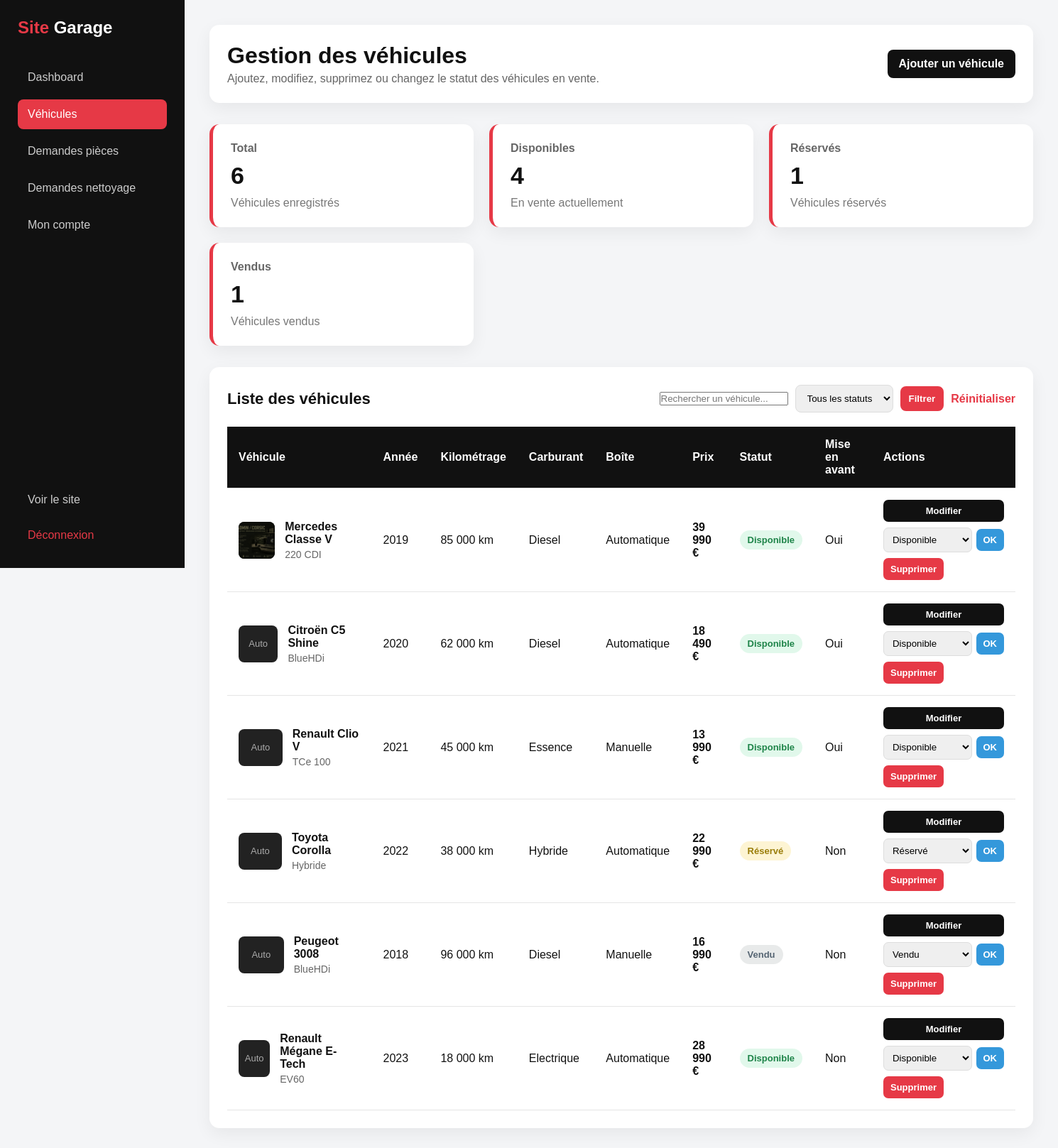
Page /admin/vehicules.php (signed in) on the committed database.
### tables this page shows
CREATE TABLE `vehicules` (
  `id_vehicule` int(11) NOT NULL AUTO_INCREMENT,
  `marque` varchar(100) NOT NULL,
  `modele` varchar(100) NOT NULL,
  `version` varchar(150) DEFAULT NULL,
  `annee` int(11) DEFAULT NULL,
  `kilometrage` int(11) DEFAULT NULL,
  `carburant` enum('essence','diesel','hybride','electrique','autre') NOT NULL,
  `boite` enum('manuelle','automatique') NOT NULL,
  `prix` decimal(10,2) NOT NULL,
  `description` text DEFAULT NULL,
  `image_principale` varchar(255) DEFAULT NULL,
  `statut` enum('disponible','vendu','reserve') DEFAULT 'disponible',
  `mis_en_avant` tinyint(1) DEFAULT 0,
  `date_ajout` datetime DEFAULT current_timestamp(),
  PRIMARY KEY (`id_vehicule`)
);

### admin/vehicules.php (the view, shortened to what this page needs)
<?php
require_once '../config/db.php';
include 'includes/admin_header.php';
include 'includes/admin_sidebar.php';
$search = trim($_GET['search'] ?? '');
$sql = "SELECT * FROM vehicules WHERE 1=1";
$params = [];
$sql .= " ORDER BY date_ajout DESC";
$stmt = $pdo->prepare($sql);
$stmt->execute($params);
$vehicules = $stmt->fetchAll();
$totalVehicules = $pdo->query("SELECT COUNT(*) FROM vehicules")->fetchColumn();
$totalDisponibles = $pdo->query("SELECT COUNT(*) FROM vehicules WHERE statut = 'disponible'")->fetchColumn();
$totalReserves = $pdo->query("SELECT COUNT(*) FROM vehicules WHERE statut = 'reserve'")->fetchColumn();
$totalVendus = $pdo->query("SELECT COUNT(*) FROM vehicules WHERE statut = 'vendu'")->fetchColumn();
?>
<main class="admin-main">
    <header class="admin-topbar">
        <div>
            <h1>Gestion des véhicules</h1>
            <p>Ajoutez, modifiez, supprimez ou changez le statut des véhicules en vente.</p>
        </div>
        <a href="vehicule_ajouter.php" class="admin-topbar-btn">Ajouter un véhicule</a>
    </header>
    <section class="admin-stats-grid">
        <div class="admin-stat-card">
            <span>Total</span>
            <strong><?= $totalVehicules ?></strong>
            <p>Véhicules enregistrés</p>
        </div>
        <div class="admin-stat-card">
            <span>Disponibles</span>
            <strong><?= $totalDisponibles ?></strong>
            <p>En vente actuellement</p>
        </div>
        <div class="admin-stat-card">
            <span>Réservés</span>
            <strong><?= $totalReserves ?></strong>
            <p>Véhicules réservés</p>
        </div>
        <div class="admin-stat-card">
            <span>Vendus</span>
            <strong><?= $totalVendus ?></strong>
            <p>Véhicules vendus</p>
        </div>
    </section>
    <section class="admin-panel">
        <div class="admin-panel-header">
            <h2>Liste des véhicules</h2>
            <form method="GET" action="vehicules.php" class="admin-filter-form">
                <input
                    type="text"
                    name="search"
                    placeholder="Rechercher un véhicule..."
                    value="<?= htmlspecialchars($search) ?>"
                >
                <select name="statut">
                    <option value="">Tous les statuts</option>
                </select>
                <button type="submit">Filtrer</button>
                <a href="vehicules.php">Réinitialiser</a>
            </form>
        </div>
        <?php if (count($vehicules) > 0): ?>
            <div class="admin-vehicles-table-wrapper">
                <table class="admin-table">
                    <thead>
                        <tr>
                            <th>Véhicule</th>
                            <th>Année</th>
                            <th>Kilométrage</th>
                            <th>Carburant</th>
                            <th>Boîte</th>
                            <th>Prix</th>
                            <th>Statut</th>
                            <th>Mise en avant</th>
                            <th>Actions</th>
                        </tr>
                    </thead>
                    <tbody>
                        <?php foreach ($vehicules as $vehicule): ?>
                            <tr>
                                <td>
                                    <div class="admin-vehicle-cell">
                                        <div class="admin-vehicle-img">
                                            <?php if (!empty($vehicule['image_principale'])): ?>
                                                <img
                                                    src="../<?= htmlspecialchars($vehicule['image_principale']) ?>"
                                                    alt="<?= htmlspecialchars($vehicule['marque'] . ' ' . $vehicule['modele']) ?>"
                                                >
                                            <?php else: ?>
                                                Auto
                                            <?php endif; ?>
                                        </div>
                                        <div>
                                            <strong>
                                                <?= htmlspecialchars($vehicule['marque'] . ' ' . $vehicule['modele']) ?>
                                            </strong>
                                            <?php if (!empty($vehicule['version'])): ?>
                                                <p><?= htmlspecialchars($vehicule['version']) ?></p>
                                            <?php endif; ?>
                                        </div>
                                    </div>
                                </td>
                                <td><?= htmlspecialchars($vehicule['annee']) ?></td>
                                <td>
                                    <?= number_format($vehicule['kilometrage'], 0, ',', ' ') ?> km
                                </td>
                                <td><?= ucfirst(htmlspecialchars($vehicule['carburant'])) ?></td>
                                <td><?= ucfirst(htmlspecialchars($vehicule['boite'])) ?></td>
                                <td>
                                    <strong><?= number_format($vehicule['prix'], 0, ',', ' ') ?> €</strong>
                                </td>
                                <td>
                                    <span class="request-status status-<?= htmlspecialchars($vehicule['statut']) ?>">
                                        <?= htmlspecialchars(str_replace('reserve', 'réservé', $vehicule['statut'])) ?>
                                    </span>
                                </td>
                                <td>
                                    <?= $vehicule['mis_en_avant'] ? 'Oui' : 'Non' ?>
                                </td>
                                <td>
                                    <div class="admin-actions">
                                        <a
                                            href="vehicule_modifier.php?id=<?= htmlspecialchars($vehicule['id_vehicule']) ?>"
                                            class="admin-action-btn edit"
                                        >
                                            Modifier
                                        </a>
                                        <form method="POST" action="vehicules.php" class="inline-form">
                                            <select name="statut">
                                                <option value="disponible" <?= $vehicule['statut'] === 'disponible' ? 'selected' : '' ?>>Disponible</option>
                                                <option value="reserve" <?= $vehicule['statut'] === 'reserve' ? 'selected' : '' ?>>Réservé</option>
                                                <option value="vendu" <?= $vehicule['statut'] === 'vendu' ? 'selected' : '' ?>>Vendu</option>
                                            </select>
                                            <button
                                                type="submit"
                                                name="update_status"
                                                class="admin-action-btn status"
                                            >
                                                OK
                                            </button>
                                        </form>
                                        <form
                                            method="POST"
                                            action="vehicules.php"
                                            class="inline-form"
                                            onsubmit="return confirm('Voulez-vous vraiment supprimer ce véhicule ?');"
                                        >
                                            <button
                                                type="submit"
                                                name="delete_vehicle"
                                                class="admin-action-btn delete"
                                            >
                                                Supprimer
                                            </button>
                                        </form>
                                    </div>
                                </td>
                            </tr>
                        <?php endforeach; ?>
                    </tbody>
                </table>
            </div>
        <?php else: ?>
            <p class="admin-empty">Aucun véhicule trouvé.</p>
        <?php endif; ?>
    </section>
</main>
<?php include 'includes/admin_footer.php'; ?>

### admin/css/style_admin.css (style rules this page uses)
* { margin: 0; padding: 0; box-sizing: border-box; }
body { font-family: Arial, Helvetica, sans-serif; background: #f4f5f7; color: #111; }
.admin-main { grid-column: 2; padding: 35px; }
.admin-topbar { background: #fff; border-radius: 14px; padding: 25px; margin-bottom: 30px; display: flex; justify-content: space-between; gap: 20px; align-items: center; box-shadow: 0 8px 25px rgba(0, 0, 0, 0.06); }
.admin-topbar h1 { font-size: 32px; margin-bottom: 5px; }
.admin-topbar p { color: #666; }
.admin-topbar-btn { background: #111; color: #fff; text-decoration: none; padding: 11px 16px; border-radius: 8px; font-weight: bold; }
.admin-stats-grid { display: grid; grid-template-columns: repeat(3, 1fr); gap: 22px; margin-bottom: 30px; }
.admin-stat-card { background: #fff; padding: 25px; border-radius: 14px; border-left: 5px solid #e63946; box-shadow: 0 8px 25px rgba(0, 0, 0, 0.06); }
.admin-stat-card span { color: #666; font-weight: bold; }
.admin-stat-card strong { display: block; font-size: 34px; margin: 10px 0; }
.admin-stat-card p { color: #777; }
.admin-panel { background: #fff; border-radius: 14px; padding: 25px; box-shadow: 0 8px 25px rgba(0, 0, 0, 0.06); }
.admin-panel-header { display: flex; justify-content: space-between; gap: 15px; align-items: center; margin-bottom: 20px; }
.admin-panel-header h2 { font-size: 22px; }
.admin-panel-header a { color: #e63946; text-decoration: none; font-weight: bold; }
.admin-filter-form { display: flex; gap: 10px; flex-wrap: wrap; align-items: center; }
.admin-filter-form select, .admin-filter-form button { padding: 10px 12px; border: 1px solid #ddd; border-radius: 8px; }
.admin-filter-form button { background: #e63946; color: #fff; border: none; font-weight: bold; cursor: pointer; }
.admin-filter-form a { color: #e63946; text-decoration: none; font-weight: bold; }
.request-status { display: inline-block; padding: 6px 11px; border-radius: 20px; font-weight: bold; font-size: 13px; text-transform: capitalize; }
.admin-vehicles-table-wrapper { width: 100%; overflow-x: auto; }
.admin-table { width: 100%; border-collapse: collapse; min-width: 1100px; }
.admin-table thead { background: #111; color: #fff; }
.admin-table th, .admin-table td { padding: 16px; text-align: left; border-bottom: 1px solid #e5e5e5; vertical-align: middle; }
.admin-table tbody tr { background: #fff; }
.admin-vehicle-cell { display: flex; align-items: center; gap: 14px; }
.admin-vehicle-cell strong { display: block; margin-bottom: 4px; }
.admin-vehicle-cell p { color: #666; font-size: 14px; }
.admin-vehicle-img { width: 70px; height: 52px; background: #222; color: #aaa; border-radius: 8px; overflow: hidden; display: flex; align-items: center; justify-content: center; font-size: 13px; }
.admin-vehicle-img img { width: 100%; height: 100%; object-fit: cover; }
.admin-actions { display: grid; gap: 8px; min-width: 170px; }
.inline-form { display: flex; gap: 6px; align-items: center; }
.inline-form select { flex: 1; padding: 8px; border: 1px solid #ddd; border-radius: 7px; }
.admin-action-btn { display: inline-block; border: none; text-decoration: none; padding: 8px 10px; border-radius: 7px; font-weight: bold; cursor: pointer; font-size: 13px; text-align: center; }
.admin-action-btn.edit { background: #111; color: #fff; }
.admin-action-btn.status { background: #3498db; color: #fff; }
.admin-action-btn.delete { background: #e63946; color: #fff; }
.status-disponible { background: rgba(46, 204, 113, 0.14); color: #1e8449; }
.status-reserve { background: rgba(241, 196, 15, 0.18); color: #9a7d0a; }
.status-vendu { background: rgba(127, 140, 141, 0.18); color: #566573; }

### rows in the picture
vehicules: image_principale (picture), marque+modele "Mercedes Classe V", version "220 CDI", annee "2019", kilometrage "85 000", carburant "Diesel", boite "Automatique", prix "39 990", statut "Disponible", mis_en_avant "Oui"
vehicules: shows "Auto", marque+modele "Citroën C5 Shine", version "BlueHDi", annee "2020", kilometrage "62 000", carburant "Diesel", boite "Automatique", prix "18 490", statut "Disponible", mis_en_avant "Oui"
vehicules: shows "Auto", marque+modele "Renault Clio V", version "TCe 100", annee "2021", kilometrage "45 000", carburant "Essence", boite "Manuelle", prix "13 990", statut "Disponible", mis_en_avant "Oui"
vehicules: shows "Auto", marque+modele "Toyota Corolla", version "Hybride", annee "2022", kilometrage "38 000", carburant "Hybride", boite "Automatique", prix "22 990", statut "Réservé", mis_en_avant "Non"
vehicules: shows "Auto", marque+modele "Peugeot 3008", version "BlueHDi", annee "2018", kilometrage "96 000", carburant "Diesel", boite "Manuelle", prix "16 990", statut "Vendu", mis_en_avant "Non"
vehicules: shows "Auto", marque+modele "Renault Mégane E-Tech", version "EV60", annee "2023", kilometrage "18 000", carburant "Electrique", boite "Automatique", prix "28 990", statut "Disponible", mis_en_avant "Non"

### other values in the picture
$totalVehicules "6"
$totalDisponibles "4"
$totalReserves "1"
$totalVendus "1"
